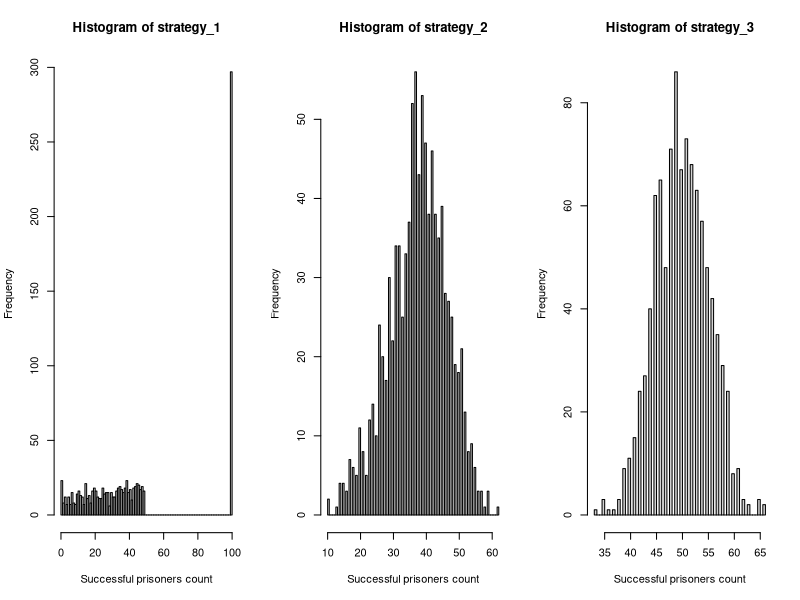

This figure's R source:
# Statistical Programming Coursework 2

# Members and contributions ---------------------------------------------------------------
## 1. Stefi Tirkova
## 2. Passara Chanchotisatien

# CODE DESCRIPTION

# The purpose of this code is to stimulate the prisoner problem which is defined as follows (from coursework spec):
  # • 2n prisoners each have a unique prisoner number from 1 to 2n.
  # • The prison contains a room in which there are 2n boxes, each with a unique number from 1 to 2n painted
  # on its lid.
  # • 2n cards, each printed with a unique number from 1 to 2n, are randomly placed one in each box.
  # • The prisoners have the task of finding the card with their number on it by opening a maximum on n boxes.
  # • After each prisoner’s go, the room is returned exactly to its original state and the prisoner is not allowed to
  # communicate with prisoners yet to have their go.
  # • If all prisoners succeed in finding their number, then they all go free.

# This code calculates the probability of prisoners going free if they follow one of 3 possible strategies (from coursework spec):
  # Strategy 1: The prisoner starts at the box with their number on it, opens it and reads the number on the card: k, say. If k
  # is not their prisoner number, they go to box number k, open it and repeat the process until they have either
  # found the card with their number on it, or opened n boxes without finding it.
  # Strategy 2: As strategy 1, but starting from a randomly selected box.
  # Strategy 3: They open n boxes at random, checking each card for their number.


# Helper / Additional functions


is_successful <- function(n, pris_n, card_num, strategy) {
  
  if(strategy == 3) {
    if (pris_n %in% sample(card_num,n)) { return (1) }
    else {return (0)}
  } else {
    boxes_opened <- 0
    if (strategy == 1) { current_box_num <- pris_n } 
    else if (strategy == 2) { current_box_num <- sample(as.integer(n+n), 1) }
    while(boxes_opened < n) {
      if(card_num[current_box_num] == pris_n) { return(1) }
      boxes_opened = boxes_opened + 1
      current_box_num <- card_num[current_box_num]
    }
    return (0)  
  }
}


# Question 1 ------------------------------------------------------------------------------


pone <- function(n, k, strategy, nreps) {
  two_n <- as.integer(n+n) 
  success_count <- 0
  prisoner_num <- k
  for(i in 1:nreps) { 
    card_numbers <- sample(1:two_n)
    success_count <- success_count + is_successful(n, prisoner_num, card_numbers, strategy)
  }
  return((success_count / nreps))
}



# Question 2 ------------------------------------------------------------------------------

pall <- function(n, strategy, nreps) {
  success_vec <- rep(0,nreps)
  two_n <- as.integer(n+n)
  
  for(i in 1:nreps){
    card_numbers <- sample(1:two_n)
    num_pris_success <- 0
    for(prisoner_num in 1:two_n){
      num_pris_success <- num_pris_success + is_successful(n, prisoner_num, card_numbers, strategy)
    }
    success_vec[i] <- sum(num_pris_success)
  }
  
  probability_all_succeed <- (length(success_vec[success_vec == two_n])/nreps)
  return(list(probability_all_succeed, success_vec))
}



# Question 3 ------------------------------------------------------------------------------

# Here, we estimate the individual and joint success probabilities for each strategy
# for when n = 5 and n = 50.

num_trials = 1000

# one prisoner succeeding in finding their number
print("Estimating the probability of a single prisoner succeeding:")
n = 5
print("n = 5")
cat("Strategy 1 resulted in probability of ", pone(n, 3, 1,num_trials), ".",sep="")
cat("Strategy 2 resulted in probability of ", pone(n, 3, 2,num_trials), ".",sep="")
cat("Strategy 3 resulted in probability of ", pone(n, 3, 3,num_trials), ".",sep="")

n = 50
cat("Strategy 1 resulted in probability of ", pone(n, 34, 1,num_trials), ".",sep="")
cat("Strategy 2 resulted in probability of ", pone(n, 34, 2,num_trials), ".",sep="")
cat("Strategy 3 resulted in probability of ", pone(n, 34, 3,num_trials), ".",sep="")


# all prisoners succeeding in finding their number
print("Estimating the probability of all prisoners succeeding:")
n = 5
cat("Strategy 1 resulted in probability of ", unlist(pall(n,1,num_trials)[1]), ".",sep="")
cat("Strategy 2 resulted in probability of ", unlist(pall(n,2,num_trials)[1]), ".",sep="")
cat("Strategy 3 resulted in probability of ", unlist(pall(n,3,num_trials)[1]), ".",sep="")

n = 50
cat("Strategy 1 resulted in probability of ", unlist(pall(n,1,num_trials)[1]), ".",sep="")
cat("Strategy 2 resulted in probability of ", unlist(pall(n,2,num_trials)[1]), ".",sep="")
cat("Strategy 3 resulted in probability of ", unlist(pall(n,3,num_trials)[1]), ".",sep="")



# Question 4 ------------------------------------------------------------------------------

# In this section, we elaborate why the results are surprising.

## From running the simulations, we are able to see that one of the three strategies work
# surprisingly well which is strategy 1 which gives an approximate 31% chance of all
# prisoners succeeding in finding their numbers. We found this surprising because we know
# that the probability of one prisoner succeeding is 0.5. Say if n = 50, and if we were to 
# think about this naively, to find the probability of all prisoners succeeding, we would do:
# P(success) = (0.5)^100 (where n = 50), which would give us an extremely extremely low
# probability. That is why it is surprising to find out that there is a way where there is a
# 31% chance of all prisoners succeeding. When we calculate the probability using the 3rd 
# strategy, the probability of each prisoner succeeding is independent of each other. However,
# when we use Strategy 2, that is no longer the case.

# Below we can see the difference in probabilities and number of successful prisoners between 
# Strategy 1 and Strategy 3. We visualize the frequencies of each number of successful prisoners
# below for strategies 1, 2, and 3 in the form of histograms.

par(mfrow=c(1,3))

strategy_1 <- unlist(pall(50,1,1000)[2])
hist(strategy_1, breaks=100, xlab="Successful prisoners count")

strategy_2 <- unlist(pall(50,2,1000)[2])
hist(strategy_2, breaks=100, xlab="Successful prisoners count")

strategy_3 <- unlist(pall(50,3,1000)[2])
hist(strategy_3, breaks=100, xlab="Successful prisoners count")

# We see that in strategy 1, either all prisoners win together or the majority loses together.
# Whereas in strategy 3, it is half and half (mostly between 4-60 successful prisoners).


# Question 5 ------------------------------------------------------------------------------




# Question 6 ------------------------------------------------------------------------------
